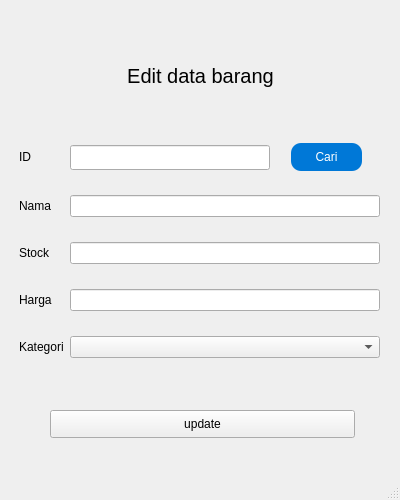
<?xml version="1.0" encoding="UTF-8"?>
<ui version="4.0">
 <class>MainWindow</class>
 <widget class="QMainWindow" name="MainWindow">
  <property name="geometry">
   <rect>
    <x>0</x>
    <y>0</y>
    <width>400</width>
    <height>500</height>
   </rect>
  </property>
  <property name="minimumSize">
   <size>
    <width>400</width>
    <height>500</height>
   </size>
  </property>
  <property name="maximumSize">
   <size>
    <width>400</width>
    <height>500</height>
   </size>
  </property>
  <property name="windowTitle">
   <string>MainWindow</string>
  </property>
  <widget class="QWidget" name="centralwidget">
   <widget class="QLabel" name="tambahdatabarang">
    <property name="geometry">
     <rect>
      <x>80</x>
      <y>50</y>
      <width>241</width>
      <height>51</height>
     </rect>
    </property>
    <property name="sizePolicy">
     <sizepolicy hsizetype="Preferred" vsizetype="Preferred">
      <horstretch>0</horstretch>
      <verstretch>0</verstretch>
     </sizepolicy>
    </property>
    <property name="font">
     <font>
      <pointsize>15</pointsize>
     </font>
    </property>
    <property name="text">
     <string>Edit data barang</string>
    </property>
    <property name="alignment">
     <set>Qt::AlignCenter</set>
    </property>
   </widget>
   <widget class="QWidget" name="formLayoutWidget">
    <property name="geometry">
     <rect>
      <x>19</x>
      <y>140</y>
      <width>361</width>
      <height>4230</height>
     </rect>
    </property>
    <layout class="QFormLayout" name="formLayout">
     <property name="labelAlignment">
      <set>Qt::AlignLeading|Qt::AlignLeft|Qt::AlignVCenter</set>
     </property>
     <property name="verticalSpacing">
      <number>25</number>
     </property>
     <property name="topMargin">
      <number>5</number>
     </property>
     <item row="0" column="0">
      <widget class="QLabel" name="iDLabel">
       <property name="text">
        <string>ID</string>
       </property>
      </widget>
     </item>
     <item row="0" column="1">
      <widget class="QLineEdit" name="ID">
       <property name="minimumSize">
        <size>
         <width>90</width>
         <height>25</height>
        </size>
       </property>
       <property name="maximumSize">
        <size>
         <width>200</width>
         <height>25</height>
        </size>
       </property>
      </widget>
     </item>
     <item row="1" column="0">
      <widget class="QLabel" name="namaLabel">
       <property name="text">
        <string>Nama</string>
       </property>
      </widget>
     </item>
     <item row="1" column="1">
      <widget class="QLineEdit" name="Nama"/>
     </item>
     <item row="2" column="0">
      <widget class="QLabel" name="stockLabel">
       <property name="text">
        <string>Stock</string>
       </property>
      </widget>
     </item>
     <item row="2" column="1">
      <widget class="QLineEdit" name="Stock"/>
     </item>
     <item row="3" column="0">
      <widget class="QLabel" name="hargaLabel">
       <property name="text">
        <string>Harga</string>
       </property>
      </widget>
     </item>
     <item row="3" column="1">
      <widget class="QLineEdit" name="Harga"/>
     </item>
     <item row="4" column="0">
      <widget class="QLabel" name="kategoriLabel">
       <property name="text">
        <string>Kategori</string>
       </property>
      </widget>
     </item>
     <item row="4" column="1">
      <widget class="QComboBox" name="Kategori"/>
     </item>
    </layout>
   </widget>
   <widget class="QPushButton" name="update">
    <property name="geometry">
     <rect>
      <x>50</x>
      <y>410</y>
      <width>305</width>
      <height>28</height>
     </rect>
    </property>
    <property name="layoutDirection">
     <enum>Qt::LeftToRight</enum>
    </property>
    <property name="styleSheet">
     <string notr="true">#simpan {
    background-color: #0078d7; 
    color: white;           
    border-radius: 10px;        
    border: none;                
    padding: 6px 15px;          
}

#simpan:hover {
    background-color: #005fa3; 
}
</string>
    </property>
    <property name="text">
     <string>update</string>
    </property>
   </widget>
   <widget class="QPushButton" name="cari">
    <property name="geometry">
     <rect>
      <x>291</x>
      <y>143</y>
      <width>71</width>
      <height>28</height>
     </rect>
    </property>
    <property name="styleSheet">
     <string notr="true">#cari {
    background-color: #0078d7; 
    color: white;           
    border-radius: 10px;        
    border: none;                
    padding: 6px 15px;          
}</string>
    </property>
    <property name="text">
     <string>Cari</string>
    </property>
   </widget>
  </widget>
  <widget class="QStatusBar" name="statusbar"/>
 </widget>
 <resources/>
 <connections/>
</ui>
